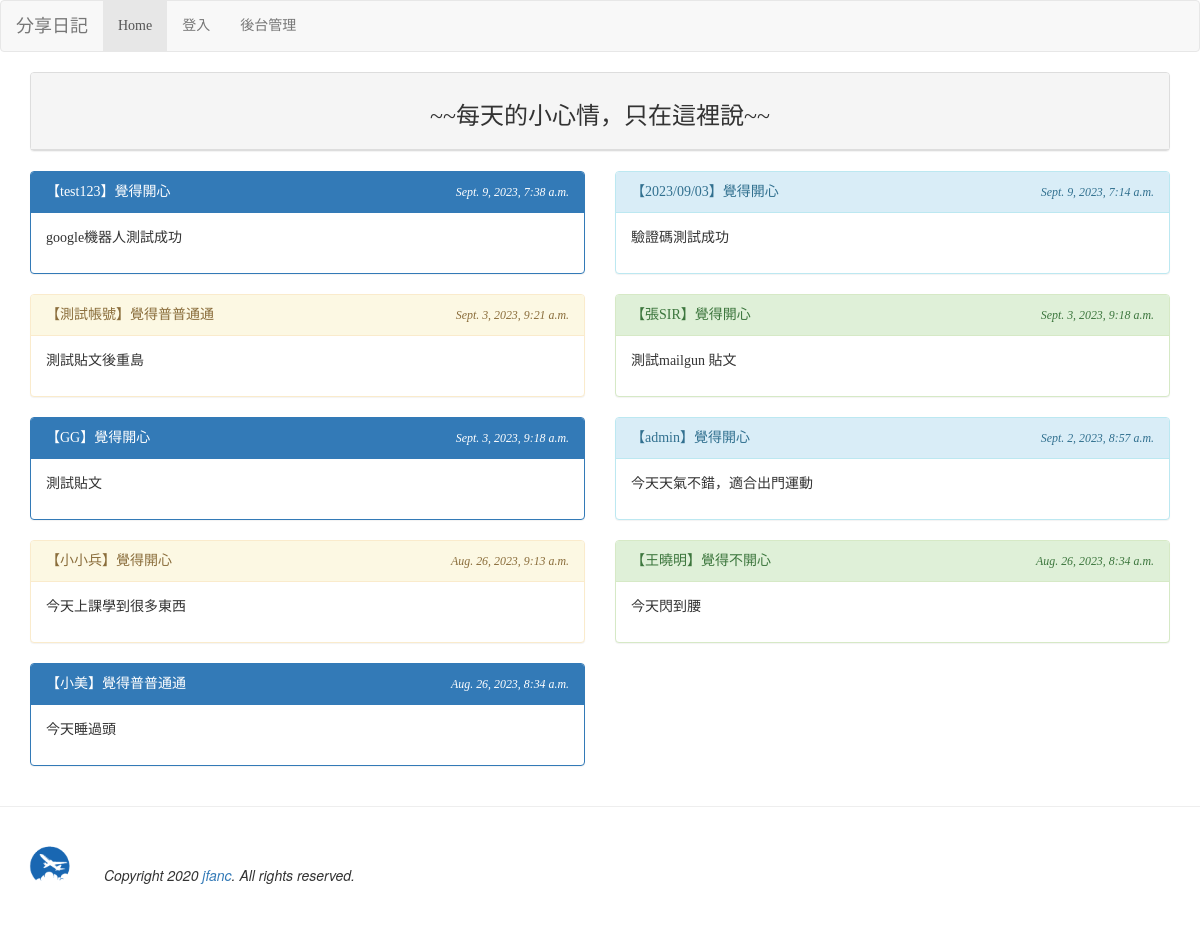
Page /list/ on the committed database.
### mysite/models.py (models this page shows, shortened)
class Post(models.Model):
    mood = models.ForeignKey('Mood', on_delete=models.CASCADE)
    nickname = models.CharField(max_length=50, default='不告訴你我是誰')
    message = models.TextField(null=False)
    del_pass = models.CharField(max_length=50)
    pub_time = models.DateTimeField(auto_now=True)
    enabled = models.BooleanField(default=False) #改True就可以預設為開啟

class Mood(models.Model):
    status = models.CharField(max_length=50, null=False)
    def __str__(self):
        return self.status

### mysite/views.py (the view)
# urls.py: path('list/', views.listing),
def listing(request):
    posts =models.Post.objects.filter(enabled=True).order_by('-pub_time')[:150]
    moods = models.Mood.objects.all()
    return render(request, 'listing.html', locals())

### mysite/templates/listing.html (shortened to what this page needs)
{% extends "base.html" %}
{% block content %}
<div class='container'>
    <div class='row'>
        <div class='col-md-12'>
            <div class='panel panel-default'>
                <div class='panel-heading' align=center>
                    <h3>~~每天的小心情，只在這裡說~~</h3>
                </div>
            </div>
        </div>
    </div>
    <div class="row">
        {% for p in posts %}
        <div class="col-sm-12 col-md-6">
            <div class='panel {%cycle "panel-primary" "panel-info" "panel-warning" "panel-success" %}'>
                <div class='panel-heading'>
                    <table width='100%'>
                        <tr>
                            <td>
                                【{{ p.nickname }}】覺得{{ p.mood }}
                            </td>
                            <td align=right>
                                <i><small>{{ p.pub_time }}</small></i>
                            </td>
                        </tr>
                    </table>
                </div>
                <div class='panel-body'>{{ p.message | linebreaks }}</div>
            </div>
        </div>
        {% endfor %}
    </div>
</div>
{% endblock %}

### mysite/templates/base.html (style rules this page uses)
h1, h2, h3, h4, h5, p, div { font-family: 微軟正黑體; }

### rows in the picture
Post: nickname "test123", mood "開心", pub_time "Sept. 9, 2023, 7:38 a.m.", message "google機器人測試成功"
Post: nickname "2023/09/03", mood "開心", pub_time "Sept. 9, 2023, 7:14 a.m.", message "驗證碼測試成功"
Post: nickname "測試帳號", mood "普普通通", pub_time "Sept. 3, 2023, 9:21 a.m.", message "測試貼文後重島"
Post: nickname "張SIR", mood "開心", pub_time "Sept. 3, 2023, 9:18 a.m.", message "測試mailgun 貼文"
Post: nickname "GG", mood "開心", pub_time "Sept. 3, 2023, 9:18 a.m.", message "測試貼文"
Post: nickname "admin", mood "開心", pub_time "Sept. 2, 2023, 8:57 a.m.", message "今天天氣不錯，適合出門運動"
Post: nickname "小小兵", mood "開心", pub_time "Aug. 26, 2023, 9:13 a.m.", message "今天上課學到很多東西"
Post: nickname "王曉明", mood "不開心", pub_time "Aug. 26, 2023, 8:34 a.m.", message "今天閃到腰"
Post: nickname "小美", mood "普普通通", pub_time "Aug. 26, 2023, 8:34 a.m.", message "今天睡過頭"
